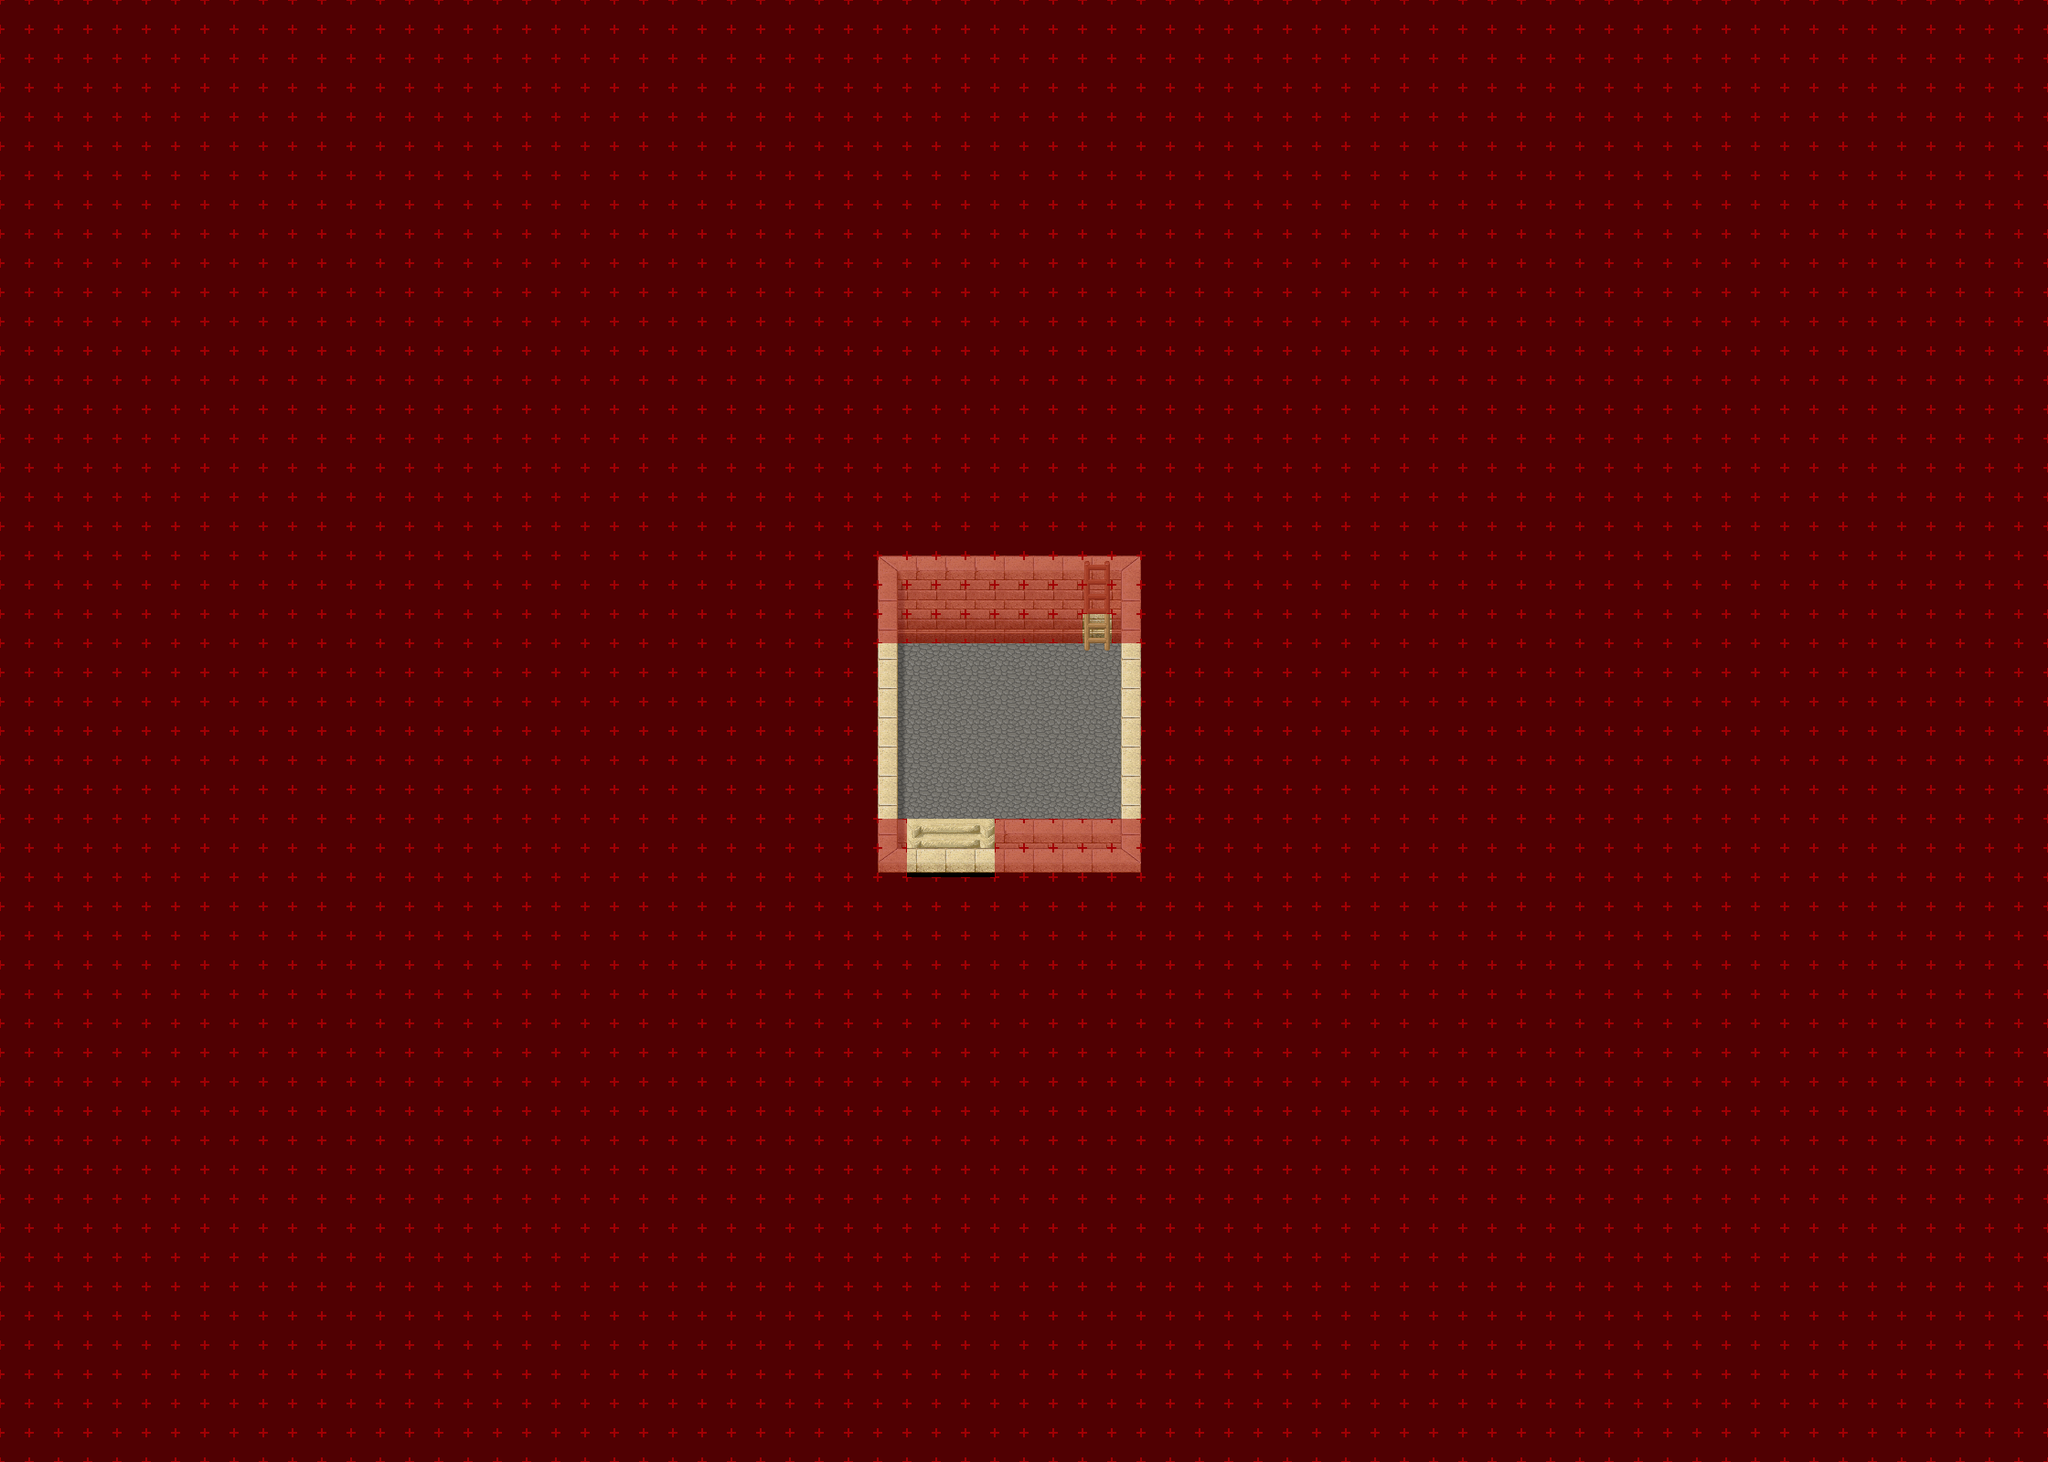

Tiled map render using the project's own tile images. Description and the map definition, with tile-layer contents summarised, below:
An orthogonal 70x50 tile map with 32x32 px tiles, 8 tile layers (Ground, Ground 2, Ground 3, Fringe, ...), 3 tilesets and 2 objects (2x warp).

<map version="1.4" tiledversion="1.4.1" orientation="orthogonal" renderorder="right-down" compressionlevel="0" width="70" height="50" tilewidth="32" tileheight="32" infinite="0" nextlayerid="11" nextobjectid="3">
 <properties>
  <property name="license" value="CC BY-SA 3.0" />
  <property name="manaplus version" value="2" />
  <property name="minimap" value="graphics/minimaps/020-2-2.png" />
  <property name="music" value="faith.ogg" />
  <property name="name" value="Brotherhood Tower" />
 </properties>
 <tileset firstgid="1" name="desert-castle" tilewidth="32" tileheight="32" tilecount="512" columns="32">
  <image source="../graphics/tilesets/desert-castle.png" width="1024" height="512" />
 </tileset>
 <tileset firstgid="513" name="collision" tilewidth="32" tileheight="32" tilecount="9" columns="3">
  <image source="../graphics/tilesets/collision.png" width="96" height="96" />
 </tileset>
 <tileset firstgid="522" name="desert-castle-indoor" tilewidth="32" tileheight="32" tilecount="512" columns="16">
  <image source="../graphics/tilesets/desert-castle-indoor.png" width="512" height="1024" />
 </tileset>
 <layer id="2" name="Ground" width="70" height="50">
  <data>[3500 cells, 3500 non-empty, 5 distinct tile ids]</data>
 </layer>
 <layer id="3" name="Ground 2" width="70" height="50">
  <data>[3500 cells, 26 non-empty, 8 distinct tile ids]</data>
 </layer>
 <layer id="4" name="Ground 3" width="70" height="50">
  <data>[3500 cells, 4 non-empty, 3 distinct tile ids]</data>
 </layer>
 <layer id="10" name="Fringe" width="70" height="50">
  <data>[3500 cells, 0 non-empty, 0 distinct tile ids]</data>
 </layer>
 <layer id="5" name="Over" width="70" height="50">
  <data>[3500 cells, 69 non-empty, 5 distinct tile ids]</data>
 </layer>
 <layer id="6" name="Over 2" width="70" height="50">
  <data>[3500 cells, 9 non-empty, 3 distinct tile ids]</data>
 </layer>
 <layer id="7" name="Collision" width="70" height="50">
  <data>[3500 cells, 3439 non-empty, 1 distinct tile ids]</data>
 </layer>
 <layer id="8" name="Heights" width="70" height="50">
  <data>[3500 cells, 0 non-empty, 0 distinct tile ids]</data>
 </layer>
 <objectgroup id="9" name="Objects">
  <object id="1" name="To Brotherhood Castle" type="warp" x="992" y="928" width="96" height="32">
   <properties>
    <property name="dest_map" value="020-2-1" />
    <property name="dest_x" value="36" />
    <property name="dest_y" value="30" />
   </properties>
  </object>
  <object id="2" name="To Brotherhood Tower Top" type="warp" x="1184" y="672" width="32" height="32">
   <properties>
    <property name="dest_map" value="020-1" />
    <property name="dest_x" value="140" />
    <property name="dest_y" value="59" />
   </properties>
  </object>
 </objectgroup>
</map>
